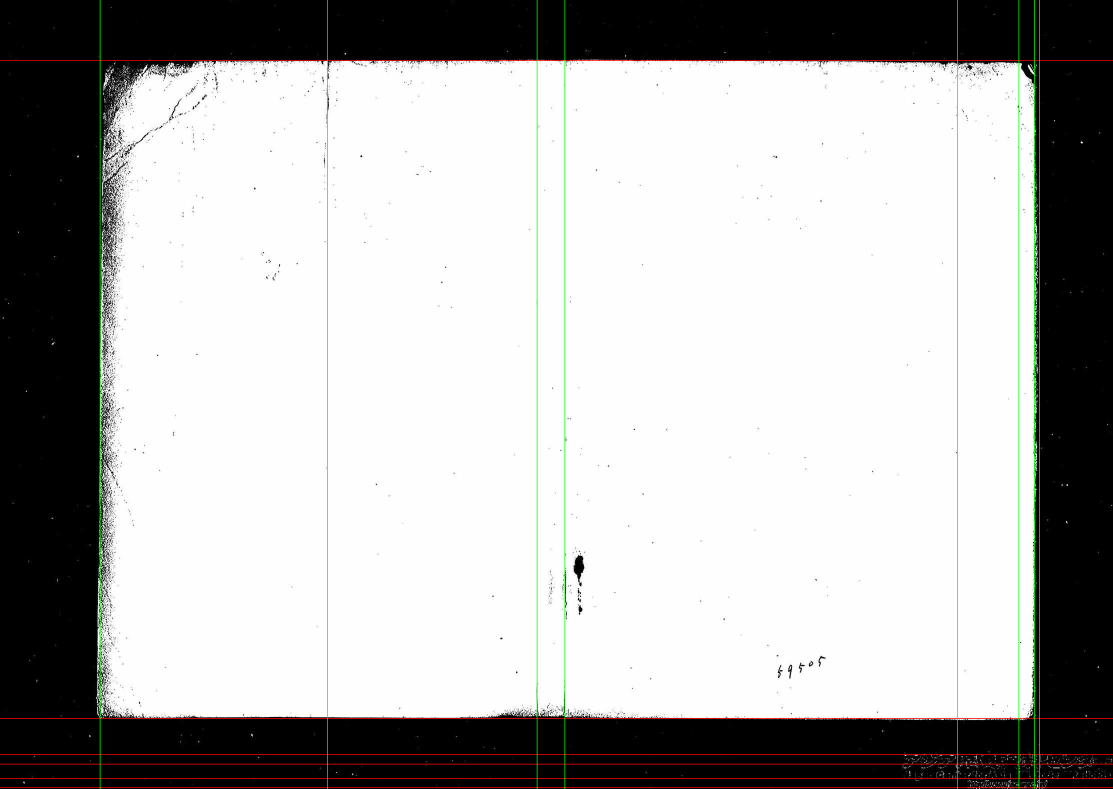
#> input picture debug_table_v4_page_001.png, 4450 x 3154 px (shown at 1/4 size)
$ python preprocess.py debug_table_v4_page_001.png out.png
#> lines starting #> are read from the running program, lines starting #| are printed output that depends on the picture; after the words box and inside, x2 and y2 are one past the last pixel; in counts of white or black regions, pixels touching at a corner belong together
# -*- coding: utf-8 -*-
"""
preprocess.py — Crop / Orient / Deskew for OCR-Engine (DaichiHa/OCR-Engine)

────────────────────────────────────────────────────────────────
WHY (measured 2026-07-15 on a Meiji-era scan, P.6.pdf, 300dpi)
────────────────────────────────────────────────────────────────
The README claims "Image Preprocessing: Noise reduction, orientation
correction". Grepping hybrid_ocr_runner.py (420 lines) for
    deskew / rotate / crop / denoise / threshold / cv2
returns ZERO hits. Only PIL.Image.open exists. There is no preprocessing.

What the raw page actually looks like:
    2481 x 3509 px
    ★ 63.8% of the frame is black scanner border + margin
    ★ the page is rotated 90 degrees (glyphs lying on their side)
    skew is only -0.10 deg  <- negligible; deskew was NOT the problem

So Qwen-VL is currently being handed an image that is two-thirds garbage
and lying on its side. Fixing that is free and does not touch the model.

    crop only  -> 2.76x more pixels land on the glyphs at the same token cost
    rotate     -> the difference between "unreadable" and "readable"

────────────────────────────────────────────────────────────────
ORIENTATION: what works and what does not (all measured)
────────────────────────────────────────────────────────────────
tesseract --psm 0 (OSD)     axis OK, ★180-deg flip WRONG (no jpn traineddata)
                              in=  0deg -> says 90  (correct)
                              in=180deg -> says 90  (WRONG, 270 is correct)
row/col projection          axis 100% reliable (3.3x margin), ★cannot see the
                            180-deg flip - the stripe pattern is identical

=> Two stages. Stage 1 is free. Stage 2 asks the VLM you already have,
   once, on a 512px thumbnail. Do not pretend a projection can do it.

    pip install opencv-python-headless numpy
"""
from __future__ import annotations

import cv2
import numpy as np

MIN_INK = 0.005          # below this a page is treated as blank
DESKEW_RANGE = 5.0       # deg
DESKEW_STEP = 0.1


# ───────────────────────── 1. crop ─────────────────────────
def crop_paper(gray, pad=8):
    """Drop the black scanner border. Returns (cropped, bbox, kept_ratio)."""
    H, W = gray.shape
    _, bw = cv2.threshold(gray, 0, 255, cv2.THRESH_BINARY + cv2.THRESH_OTSU)
    k = cv2.getStructuringElement(cv2.MORPH_RECT, (31, 31))
    clean = cv2.morphologyEx(bw, cv2.MORPH_OPEN, k)
    n, lab, stats, _ = cv2.connectedComponentsWithStats(clean, 8)
    if n < 2:
        return gray, (0, 0, W, H), 1.0
    i = 1 + int(np.argmax(stats[1:, cv2.CC_STAT_AREA]))
    x, y, w, h, _ = stats[i]
    x, y = max(x - pad, 0), max(y - pad, 0)
    w, h = min(w + 2 * pad, W - x), min(h + 2 * pad, H - y)
    return gray[y:y + h, x:x + w], (x, y, w, h), (w * h) / (W * H)


# ───────────────────────── 2. axis ─────────────────────────
def _ink(gray):
    _, b = cv2.threshold(gray, 0, 255, cv2.THRESH_BINARY_INV + cv2.THRESH_OTSU)
    return b / 255.0


def _stripe(p):
    return float(np.var(np.diff(p)) / (p.mean() ** 2 + 1e-9))


def orient_axis(gray):
    """Free. Decides 0/180 vs 90/270 — NOT the flip.
       Returns 0 (already on the right axis) or 90 (needs a quarter turn)."""
    b = _ink(gray)
    if b.mean() < MIN_INK:
        return 0
    row, col = _stripe(b.sum(axis=1)), _stripe(b.sum(axis=0))
    return 0 if row >= col else 90


# ───────────────────────── 3. flip (needs the VLM) ─────────────────────────
def orient_flip(gray, vlm_is_upright=None, thumb=512):
    """Resolve the remaining 180-deg ambiguity.
       vlm_is_upright(img) -> bool. Pass your Qwen call. One 512px thumbnail.
       Returns 0 or 180. If no callback is given, returns 0 and says so."""
    if vlm_is_upright is None:
        return 0, "no VLM callback -> 180-deg flip NOT resolved"
    s = thumb / max(gray.shape)
    small = cv2.resize(gray, None, fx=s, fy=s, interpolation=cv2.INTER_AREA)
    if vlm_is_upright(small):
        return 0, "VLM: upright"
    return 180, "VLM: flipped"


# ───────────────────────── 4. deskew ─────────────────────────
def deskew(gray):
    """Fine rotation, +-5 deg. Maximises the sharpness of the line stripes."""
    b = _ink(gray)
    if b.mean() < MIN_INK:
        return gray, 0.0
    h, w = gray.shape
    best, ang = -1.0, 0.0
    for a in np.arange(-DESKEW_RANGE, DESKEW_RANGE + 1e-9, DESKEW_STEP):
        M = cv2.getRotationMatrix2D((w / 2, h / 2), a, 1)
        r = cv2.warpAffine(b, M, (w, h), flags=cv2.INTER_NEAREST)
        s = _stripe(r.sum(axis=1))
        if s > best:
            best, ang = s, float(a)
    if abs(ang) < 0.05:
        return gray, 0.0
    M = cv2.getRotationMatrix2D((w / 2, h / 2), ang, 1)
    return cv2.warpAffine(gray, M, (w, h), flags=cv2.INTER_CUBIC,
                          borderValue=255), ang


# ───────────────────────── pipeline ─────────────────────────
def prepare(path_or_img, vlm_is_upright=None):
    """Returns (image_ready_for_OCR, report:dict)."""
#> called with path_or_img = 'debug_table_v4_page_001.png'
    g = (cv2.imread(path_or_img, cv2.IMREAD_GRAYSCALE)
         if isinstance(path_or_img, str) else path_or_img)
    H0, W0 = g.shape
    g, bbox, kept = crop_paper(g)
#> in crop_paper, `clean = cv2.morphologyEx(bw, cv2.MORPH_OPEN, k)`:
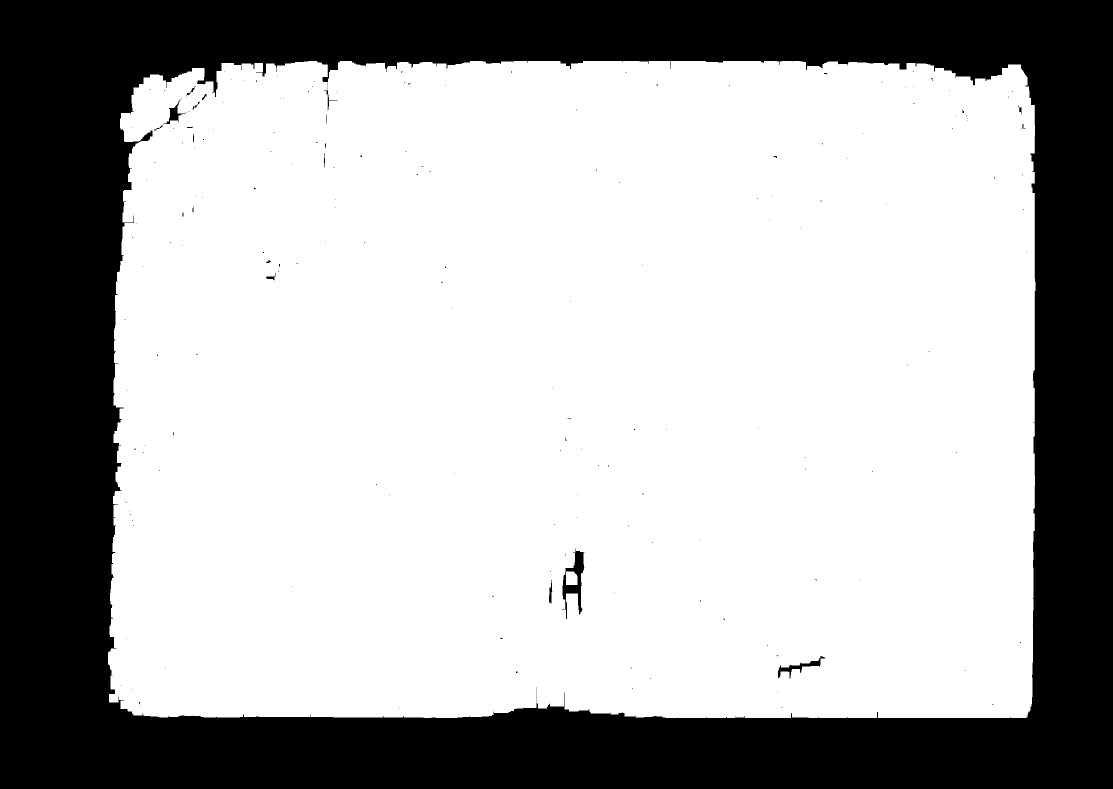
#> clean: shape (3154, 4450) (shown at 1/4 size); 67.8% white; 191 black regions (145 under 20 px), largest, box (x1, y1, x2, y2) and area: (0, 0, 4450, 3154) 4499940, (2248, 2194, 2338, 2476) 9048, (3112, 2624, 3302, 2714) 3504
#> in crop_paper, `n, lab, stats, _ = cv2.connectedComponentsWithStats(clean, 8)`:
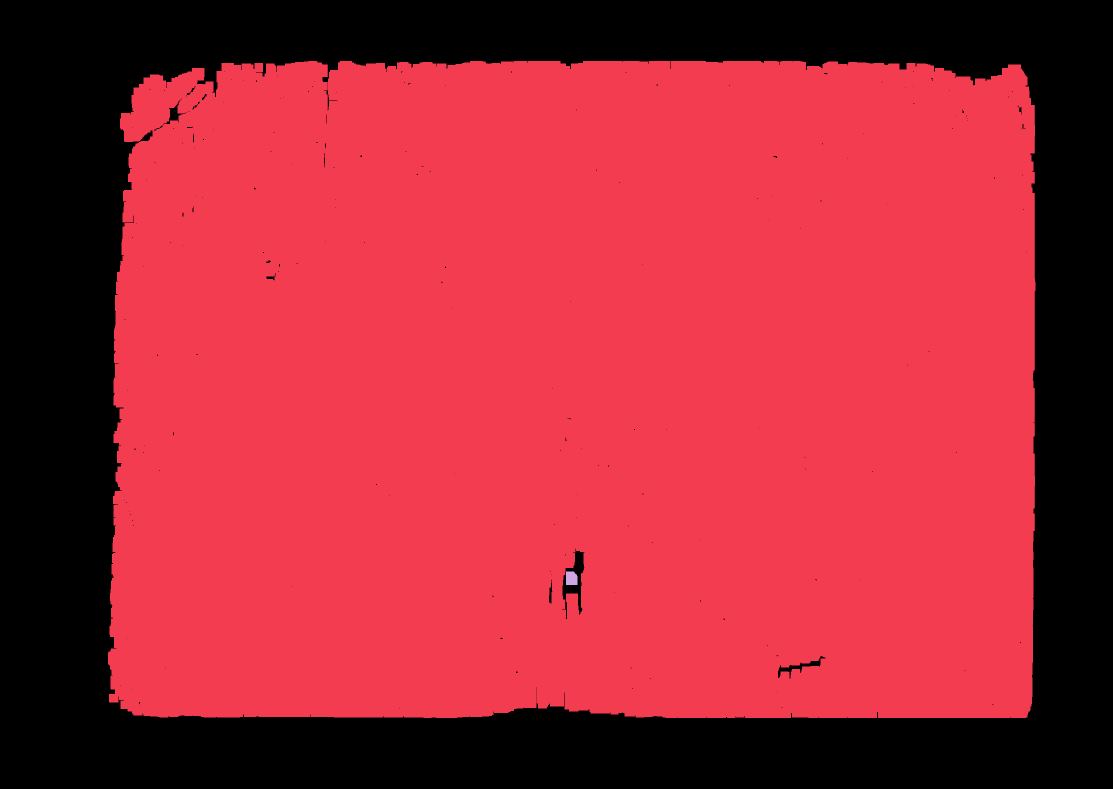
#> lab: shape (3154, 4450) int32 (shown at 1/4 size); 3 distinct labels, from 0 to 2; one colour per label, 0 black
#> in crop_paper, `n, lab, stats, _ = cv2.connectedComponentsWithStats(clean, 8)`: n = 3; stats = [[0, 0, 4450, 3154, 4519422], [432, 244, 3710, 2628, 9513530], [2264, 2286, 46, 54, 2348]]
#> in crop_paper, `i = 1 + int(np.argmax(stats[1:, cv2.CC_STAT_AREA]))`: i = 1
#> in crop_paper, `x, y, w, h, _ = stats[i]`: x = 432; y = 244; w = 3710; h = 2628
#> in crop_paper, `x, y = max(x - pad, 0), max(y - pad, 0)`: x = 424; y = 236
#> in crop_paper, `w, h = min(w + 2 * pad, W - x), min(h + 2 * pad, H - y)`: w = 3726; h = 2644
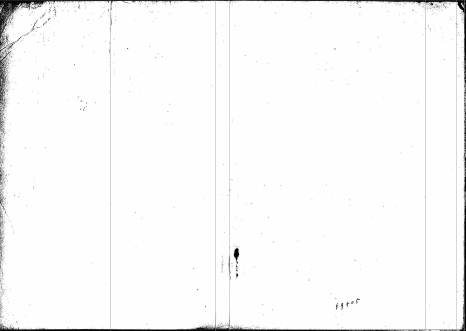
#> g: shape (2644, 3726) (shown at 1/8 size); min 0, max 255, mean 249
#> bbox = (424, 236, 3726, 2644); kept = 0.702

    ax = orient_axis(g)
#> in _ink, `_, b = cv2.threshold(gray, 0, 255, cv2.THRESH_BINARY_INV + cv2.THRESH_..`:
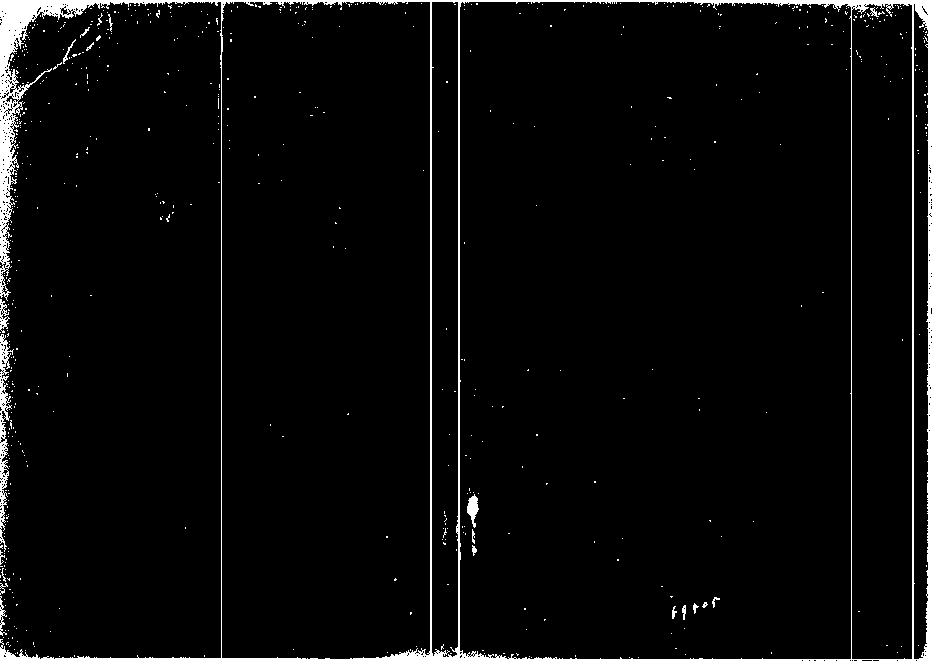
#> b: shape (2644, 3726) (shown at 1/4 size); 2.4% white; 1726 white regions (1299 under 20 px), largest, box (x1, y1, x2, y2) and area: (0, 0, 3726, 2644) 184732, (0, 408, 88, 954) 12112, (1870, 1984, 1914, 2110) 3020
#> in orient_axis, `row, col = _stripe(b.sum(axis=1)), _stripe(b.sum(axis=0))`: row = 0.426; col = 4.72
#> ax = 90
    if ax == 90:
        g = cv2.rotate(g, cv2.ROTATE_90_CLOCKWISE)
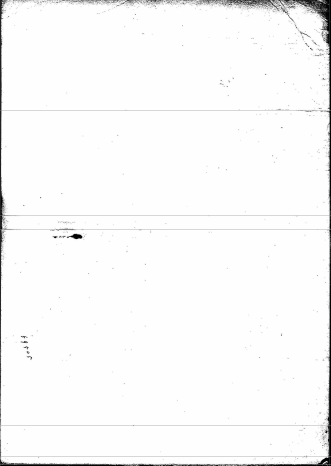
#> g: shape (3726, 2644) (shown at 1/8 size); min 0, max 255, mean 249

    fl, why = orient_flip(g, vlm_is_upright)
#> fl = 0
    if fl == 180:
        g = cv2.rotate(g, cv2.ROTATE_180)

    g, sk = deskew(g)
#> the loop in deskew, `for a in np.arange(-DESKEW_RANGE, DESKEW_RANGE + 1e-9, DESKEW_STEP):` made 101 passes
#> (s, best, ang) on passes 1, 3, 5, 6, 7, 9, 12, 16: (0.018, 0.018, -5), (0.018, 0.018, -4.8), (0.0196, 0.0196, -4.6), (0.0199, 0.0199, -4.5), (0.021, 0.021, -4.4), (0.0213, 0.0213, -4.2), (0.0216, 0.0216, -3.9), (0.0218, 0.0218, -3.5)
#> pass 3, in deskew, `r = cv2.warpAffine(b, M, (w, h), flags=cv2.INTER_NEAREST)`:
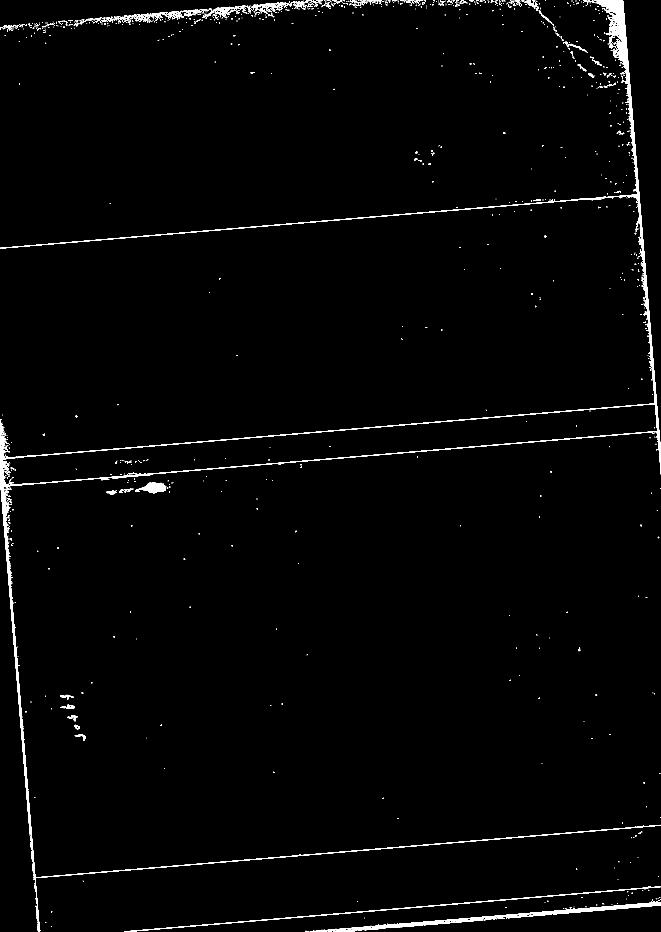
#> r: shape (3726, 2644) float64 (shown at 1/4 size); values 0 (black) and 1 (white), 1.3% white; 1366 white regions (1035 under 20 px), largest, box (x1, y1, x2, y2) and area: (0, 0, 2644, 3726) 77006, (1239, 3605, 2644, 3726) 15274, (498, 3545, 2644, 3726) 6469
#> after the loop in deskew, `for a in np.arange(-DESKEW_RANGE, DESKEW_RANGE + 1e-9, DESKEW_STEP):`: ang = -1.78e-14; best = 4.72
#> sk = 0
    return g, {
        "src": f"{W0}x{H0}",
        "out": f"{g.shape[1]}x{g.shape[0]}",
        "cropped_away_pct": round((1 - kept) * 100, 1),
        "pixel_gain_on_text": round(1 / kept, 2),
        "axis_rot_deg": ax,
        "flip_deg": fl,
        "flip_source": why,
        "skew_deg": round(sk, 2),
    }


# ───────────────────────── cli ─────────────────────────
if __name__ == "__main__":
    import json
    import sys
    src = sys.argv[1]
    dst = sys.argv[2] if len(sys.argv) > 2 else "prepared.png"
    out, rep = prepare(src)
#> rep = 8 items
    cv2.imwrite(dst, out)
    print(json.dumps(rep, ensure_ascii=False, indent=1))
#| {
#|  "src": "4450x3154",
#|  "out": "2644x3726",
#|  "cropped_away_pct": 29.8,
#|  "pixel_gain_on_text": 1.42,
#|  "axis_rot_deg": 90,
#> (further printed lines are left out)
    print(f"-> {dst}")
    if rep["flip_source"].startswith("no VLM"):
        print("★ 180-deg flip unresolved. Pass vlm_is_upright=<your Qwen call>.")

$ run again, on page_3.png
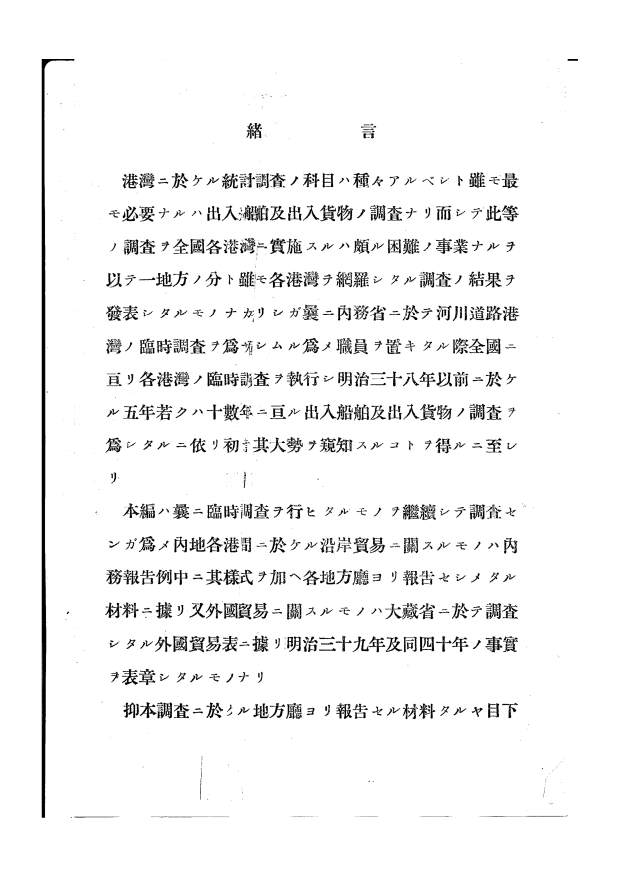
#> input picture page_3.png, 1240 x 1755 px (shown at 1/2 size)
#> in prepare, g is the input picture: shape (1755, 1240); min 0, max 255, mean 243.5
#> bw: shape (1755, 1240); 95.1% white; 1114 black regions (441 under 20 px), largest, box (x1, y1, x2, y2) and area: (83, 118, 149, 1636) 11898, (806, 1009, 838, 1039) 525, (312, 1204, 344, 1238) 504
#> clean: shape (1755, 1240); 86.4% white; 56 black regions (32 under 20 px), largest, box (x1, y1, x2, y2) and area: (213, 676, 1033, 844) 58529, (218, 344, 1038, 520) 54995, (211, 1204, 1054, 1331) 40684
#> lab: shape (1755, 1240) int32; 4 distinct labels, from 0 to 3
#> n = 4; stats = [[83, 118, 1073, 1518, 297038], [0, 0, 1240, 1755, 1868481], [547, 574, 90, 48, 3769], [332, 1232, 182, 47, 6912]]
#> i = 1
#> in crop_paper, `x, y, w, h, _ = stats[i]`: x = 0; w = 1240; h = 1755
#> bbox = (0, 0, 1240, 1755); kept = 1
#> in _ink, `_, b = cv2.threshold(gray, 0, 255, cv2.THRESH_BINARY_INV + cv2.THRESH_..`:
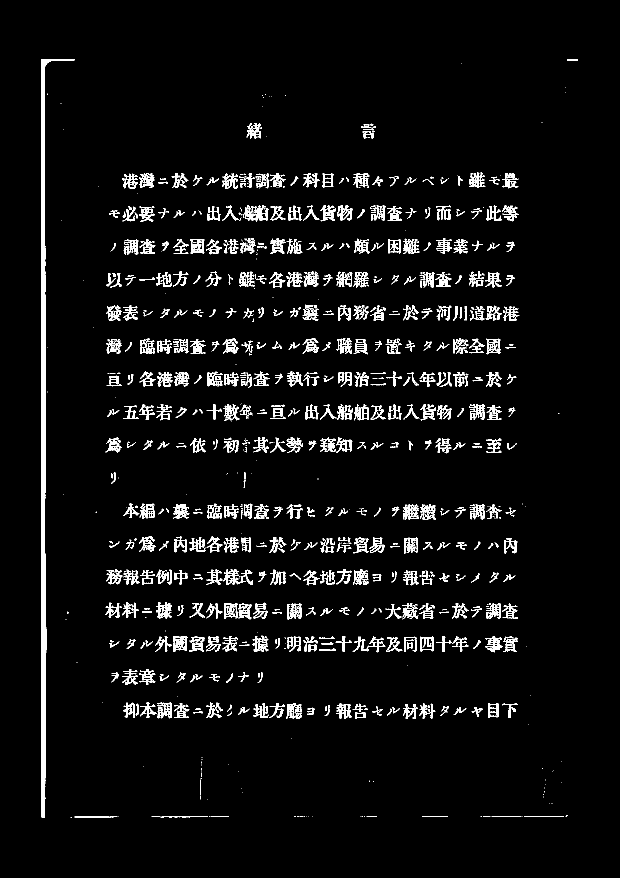
#> b: shape (1755, 1240) (shown at 1/2 size); 4.9% white; 1114 white regions (441 under 20 px), largest, box (x1, y1, x2, y2) and area: (83, 118, 149, 1636) 11898, (806, 1009, 838, 1039) 525, (312, 1204, 344, 1238) 504
#> row = 0.114; col = 0.373
#> ax = 90
#> g: shape (1240, 1755)
#> fl = 0
#> b: shape (1240, 1755); 4.9% white; 1114 white regions (441 under 20 px), largest, box (x1, y1, x2, y2) and area: (119, 83, 1637, 149) 11898, (716, 806, 746, 838) 525, (517, 312, 551, 344) 504
#> the loop in deskew, `for a in np.arange(-DESKEW_RANGE, DESKEW_RANGE + 1e-9, DESKEW_STEP):` made 101 passes
#> (s, best, ang) on passes 1, 2, 7, 8, 15, 24, 25, 28: (0.0215, 0.0215, -5), (0.0223, 0.0223, -4.9), (0.0231, 0.0231, -4.4), (0.0235, 0.0235, -4.3), (0.0238, 0.0238, -3.6), (0.0243, 0.0243, -2.7), (0.0248, 0.0248, -2.6), (0.0257, 0.0257, -2.3)
#> pass 3, in deskew, `r = cv2.warpAffine(b, M, (w, h), flags=cv2.INTER_NEAREST)`:
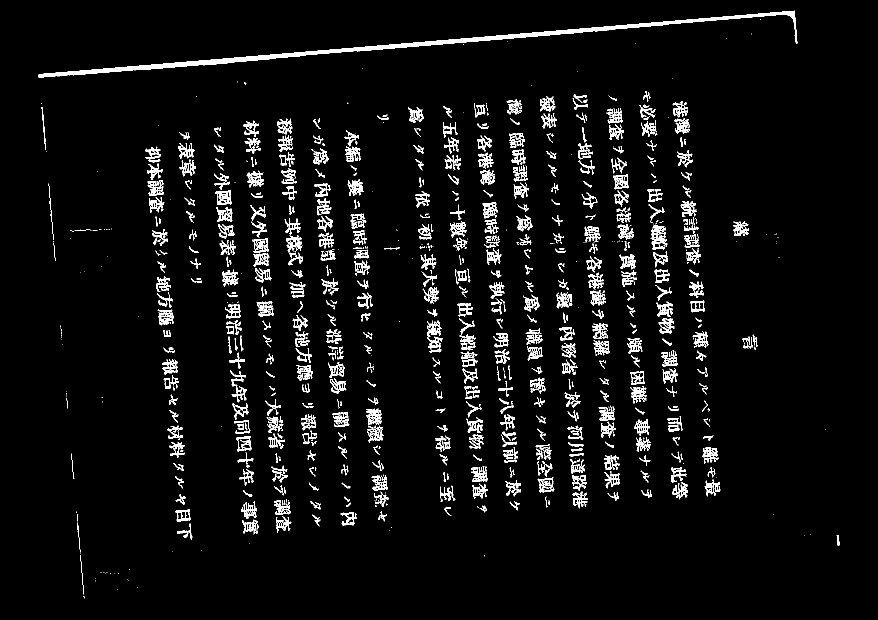
#> r: shape (1240, 1755) float64 (shown at 1/2 size); values 0 (black) and 1 (white), 4.9% white; 1051 white regions (422 under 20 px), largest, box (x1, y1, x2, y2) and area: (77, 21, 1595, 155) 11893, (1301, 449, 1335, 500) 756, (460, 740, 494, 805) 582
#> after the loop in deskew, `for a in np.arange(-DESKEW_RANGE, DESKEW_RANGE + 1e-9, DESKEW_STEP):`: ang = -1.78e-14; best = 0.373
#> sk = 0
#> rep = 8 items
#| {
#|  "src": "1240x1755",
#|  "out": "1755x1240",
#|  "cropped_away_pct": 0.0,
#|  "pixel_gain_on_text": 1.0,
#|  "axis_rot_deg": 90,
#> (further printed lines are left out)
